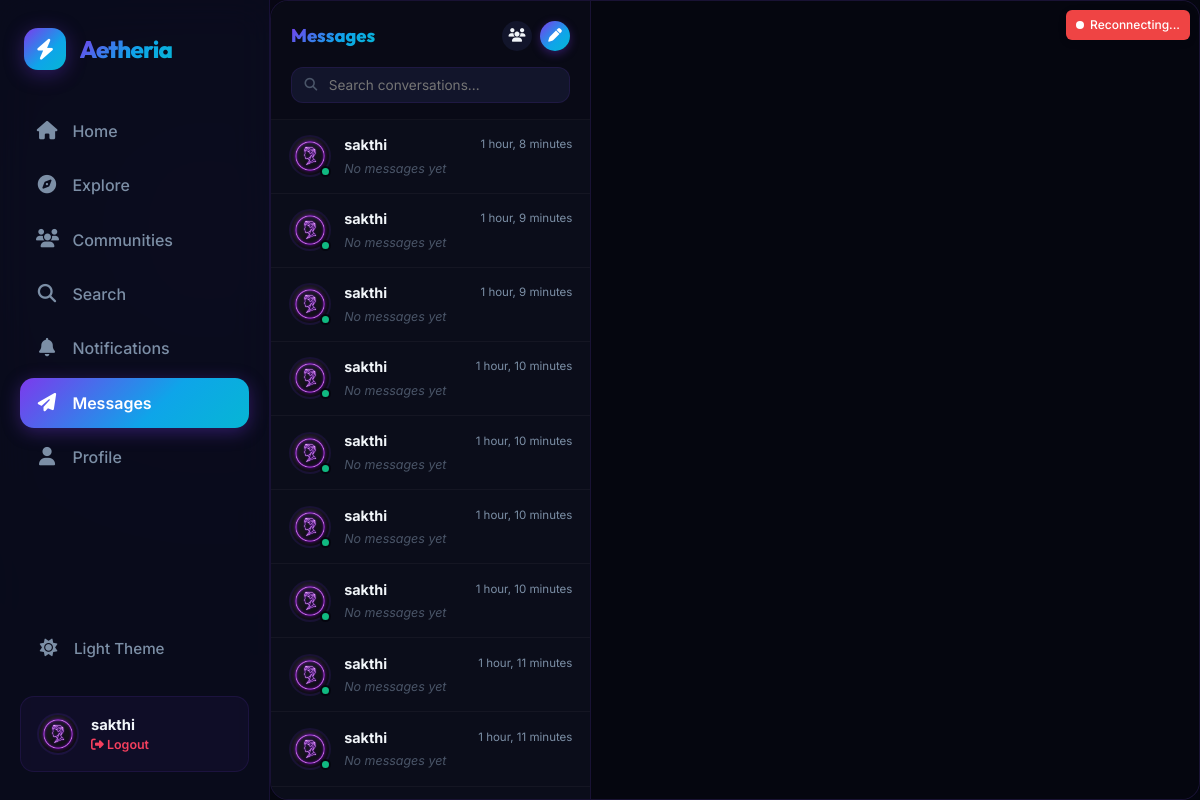
/messages/ (signed in), run on an earlier commit of the app's database.
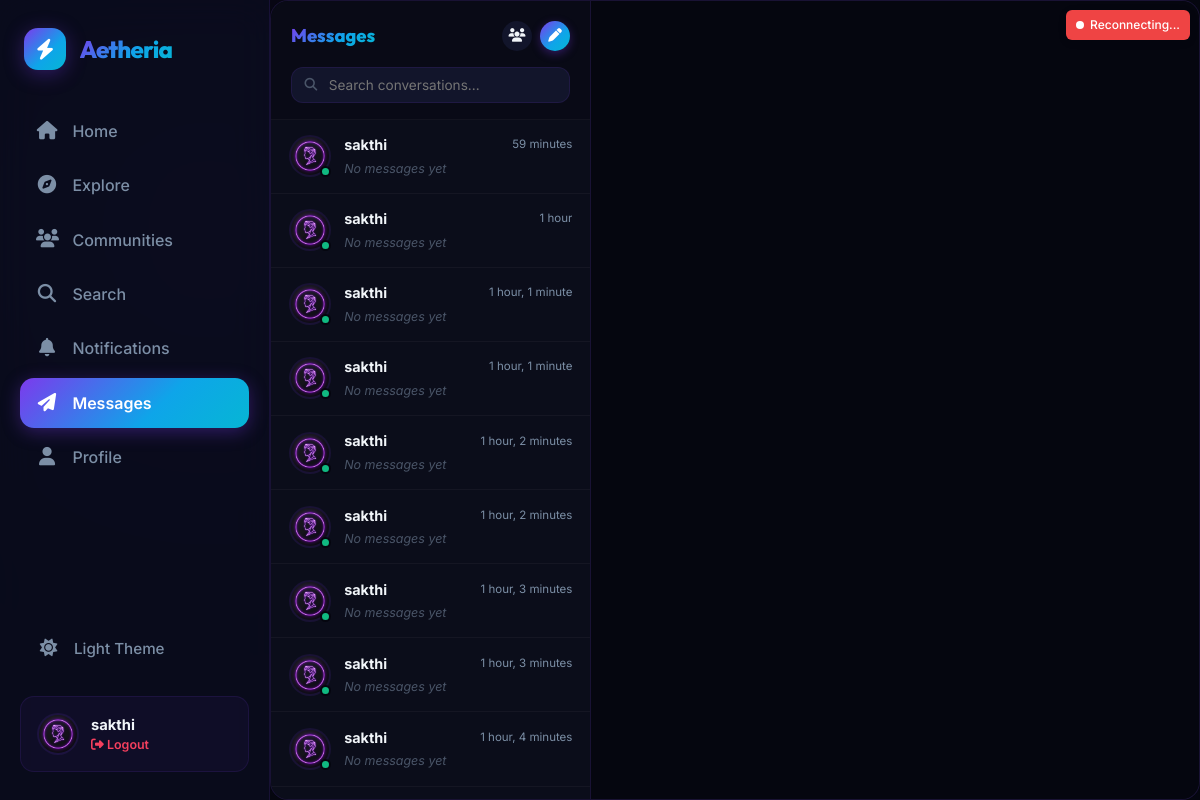
And on a later commit of the database.
### users/models.py (models this page shows, shortened)
class ChatRoom(models.Model):
    title = models.CharField(max_length=100, blank=True, default='')
    room_type = models.CharField(max_length=20, default='direct', choices=[
        ('direct', 'Direct Message'),
        ('group', 'Group Chat')
    ])
    avatar = models.ImageField(upload_to='group_avatars/', blank=True, null=True)
    created_by = models.ForeignKey(User, on_delete=models.SET_NULL, null=True, blank=True, related_name='created_rooms')
    created_at = models.DateTimeField(auto_now_add=True)

### users/views.py (the view)
# urls.py: path('messages/', views.messages_inbox_view, name='messages_inbox'),
@login_required
def messages_inbox_view(request):
    conversations = get_user_conversations(request.user)
    following_users = get_following_users_for_chat(request.user)
    start_chat_users = get_following_users_for_chat(request.user, conversations)
    return render(request, 'messages.html', {
        'conversations': conversations,
        'active_chat': False,
        'following_users': following_users,
        'start_chat_users': start_chat_users
    })

### users/views.py (called while the page is built)
def get_following_users_for_chat(request_user, conversations=None):
    following_users = User.objects.filter(
        follower_relations__follower=request_user
    ).select_related('profile').order_by('username')
    if conversations is None:
        return following_users
    existing_direct_ids = {
        conv['target_user'].id
        for conv in conversations
        if not conv['is_group'] and conv.get('target_user')
    }
    return following_users.exclude(id__in=existing_direct_ids)

### templates/messages.html (shortened to what the changed rows need)
{% extends 'base.html' %}
{% load static %}
{% block content %}
<div class="chat-layout" style="display:flex;height:100%;width:100%;">
    <div class="chat-sidebar {% if active_chat %}mobile-hide{% endif %}">
        <div class="chat-inbox-list" id="inbox-list">
            {% if conversations %}
                {% for conv in conversations %}
                    <a href="{% if conv.is_group %}{% url 'messages_room_chat' room_id=conv.room.id %}{% else %}{% url 'messages_chat' user_id=conv.target_user.id %}{% endif %}"
                        class="inbox-user-item {% if room and room.id == conv.room.id or active_chat_user and active_chat_user.id == conv.target_user.id %}active{% endif %}"
                        data-username="{{ conv.title|lower }}"
                        data-userid="{% if not conv.is_group %}{{ conv.target_user.id }}{% endif %}"
                        data-roomid="{{ conv.room.id }}">
                        <div class="user-avatar-container" style="width:42px;height:42px;flex-shrink:0;position:relative;">
                            <img src="{{ conv.avatar_url }}" class="user-avatar" alt="{{ conv.title }}">
                            {% if not conv.is_group %}
                                <span class="status-dot {% if conv.is_online %}online{% else %}offline{% endif %}"
                                      data-userid="{{ conv.target_user.id }}"
                                      style="position:absolute;bottom:0;right:0;width:11px;height:11px;border-radius:50%;border:2px solid var(--bg-primary);display:block;background:{% if conv.is_online %}#10B981{% else %}#9CA3AF{% endif %};transition:background 0.3s ease;">
                                </span>
                            {% endif %}
                        </div>
                        <div class="inbox-user-details">
                            <div class="inbox-user-top">
                                <span class="inbox-username">
                                    {{ conv.title }}
                                </span>
                                <span class="inbox-time">{{ conv.last_msg_time|timesince }}</span>
                            </div>
                            <div class="inbox-snippet-row">
                                <span class="inbox-snippet">
                                    {% if conv.last_message %}
                                        {% if conv.last_message.sender == request.user %}
                                            <span style="color:var(--text-muted);">You: </span>
                                        {% endif %}
                                        {% if conv.last_message.file_attachment %}
                                            <span style="font-style:italic;opacity:0.8;"><i class="fas fa-paperclip" style="font-size:0.75rem;"></i> Attachment</span>
                                        {% else %}
                                            {{ conv.last_message.body }}
                                        {% endif %}
                                    {% else %}
                                        <span style="font-style:italic;color:var(--text-muted);">No messages yet</span>
                                    {% endif %}
                                </span>
                            </div>
                        </div>
                    </a>
                {% endfor %}
            {% endif %}
        </div>
    </div>
</div>
{% endblock %}

What changed in the data, as far as the page shows it:
no longer on this page (row unchanged): ChatRoom: title "sakthi", last_msg_time "1 hour, 8 minutes", shows "No messages yet"
no longer on this page (row unchanged): ChatRoom: title "sakthi", last_msg_time "1 hour, 9 minutes", shows "No messages yet"
no longer on this page (row unchanged): ChatRoom: title "sakthi", last_msg_time "1 hour, 9 minutes", shows "No messages yet"
no longer on this page (row unchanged): ChatRoom: title "sakthi", last_msg_time "1 hour, 10 minutes", shows "No messages yet"
no longer on this page (row unchanged): ChatRoom: title "sakthi", last_msg_time "1 hour, 10 minutes", shows "No messages yet"
no longer on this page (row unchanged): ChatRoom: title "sakthi", last_msg_time "1 hour, 10 minutes", shows "No messages yet"
no longer on this page (row unchanged): ChatRoom: title "sakthi", last_msg_time "1 hour, 10 minutes", shows "No messages yet"
no longer on this page (row unchanged): ChatRoom: title "sakthi", last_msg_time "1 hour, 11 minutes", shows "No messages yet"
no longer on this page (row unchanged): ChatRoom: title "sakthi", last_msg_time "1 hour, 11 minutes", shows "No messages yet"
added ChatRoom: title "sakthi", last_msg_time "59 minutes", shows "No messages yet"
added ChatRoom: title "sakthi", last_msg_time "1 hour", shows "No messages yet"
added ChatRoom: title "sakthi", last_msg_time "1 hour, 1 minute", shows "No messages yet"
added ChatRoom: title "sakthi", last_msg_time "1 hour, 1 minute", shows "No messages yet"
added ChatRoom: title "sakthi", last_msg_time "1 hour, 2 minutes", shows "No messages yet"
added ChatRoom: title "sakthi", last_msg_time "1 hour, 2 minutes", shows "No messages yet"
added ChatRoom: title "sakthi", last_msg_time "1 hour, 3 minutes", shows "No messages yet"
added ChatRoom: title "sakthi", last_msg_time "1 hour, 3 minutes", shows "No messages yet"
added ChatRoom: title "sakthi", last_msg_time "1 hour, 4 minutes", shows "No messages yet"
